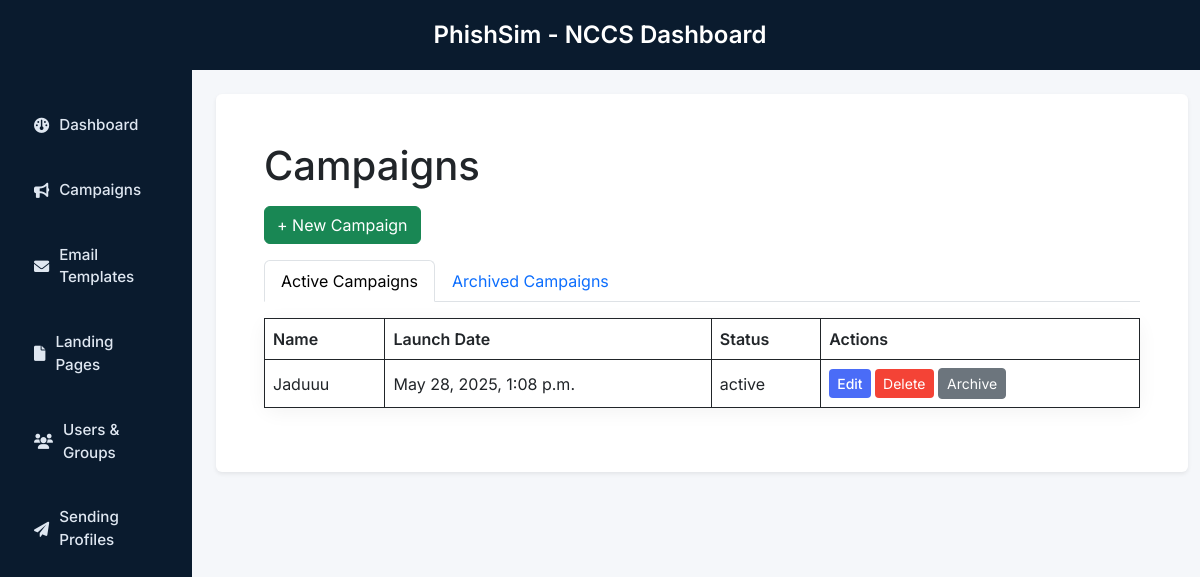
The page /campaigns/ (signed in) on the database as committed earlier.
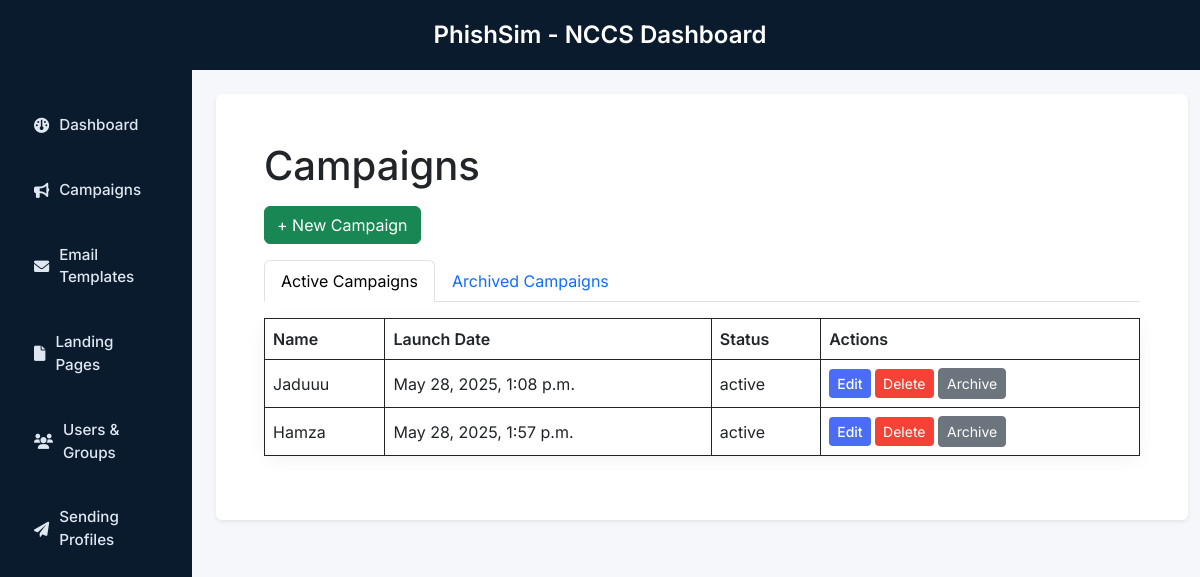
The same page on the database as committed later.
### core/models.py (models this page shows, shortened)
class Campaign(models.Model):
    STATUS_CHOICES = [
        ('draft', 'Draft'),
        ('active', 'Active'),
        ('archived', 'Archived'),
    ]
    user = models.ForeignKey(User, on_delete=models.CASCADE)
    name = models.CharField(max_length=100, blank=True, null=True)
    email_template = models.ForeignKey('EmailTemplate', on_delete=models.SET_NULL, null=True, blank=True)
    landing_page = models.ForeignKey('LandingPage', on_delete=models.SET_NULL, null=True, blank=True)
    url = models.URLField(blank=True, null=True)
    launch_date = models.DateTimeField(blank=True, null=True)
    send_emails_by = models.DateTimeField(blank=True, null=True)
    sending_profile = models.ForeignKey('SendingProfile', on_delete=models.SET_NULL, null=True, blank=True)
    groups = models.ManyToManyField('Group', blank=True)
    status = models.CharField(max_length=20, choices=STATUS_CHOICES, default='draft')
    fake_landing_page_url = models.CharField(max_length=255, blank=True, null=True)  # Store the fake URL

### core/views.py (the view)
# urls.py: path('campaigns/', views.campaign_list, name='campaign_list'),
def campaign_list(request):
    today = timezone.now()
    active_campaigns = Campaign.objects.filter(user=request.user)
    archived_campaigns = Campaign.objects.filter(status='archived')
    email_templates = EmailTemplate.objects.filter(user=request.user)
    landing_pages = LandingPage.objects.filter(user=request.user)
    sending_profiles = SendingProfile.objects.filter(user=request.user)
    groups = Group.objects.filter(user=request.user)
    if request.method == 'POST':
        form = CampaignForm(request.POST)
        if form.is_valid():
            campaign = form.save(commit=False)
            campaign.user = request.user  # Assign the logged-in user to the campaign
            if campaign.launch_date and campaign.launch_date <= today:
                campaign.status = 'active'
            else:
                campaign.status = 'draft'  # Set status as 'active' even if launch_date is in the future
            campaign.save()  # Save the campaign to the database
            form.save_m2m()
            campaign.send_emails()  # This will send the emails to the selected groups
            print(f"Campaign saved and emails sent for: {campaign.name}")
            return redirect('campaign_list')
        else:
            print("Form Errors:", form.errors)
    else:
        form = CampaignForm()
    return render(request, 'core/campaign_list.html', {
        'active_campaigns': active_campaigns,
        'archived_campaigns': archived_campaigns,
        'email_templates': email_templates,
        'landing_pages': landing_pages,
        'sending_profiles': sending_profiles,
        'groups': groups,
        'form': form,  # Pass the form to the template so it's available for modal submission
    })

### core/templates/core/campaign_list.html (shortened to what this page needs)
{% extends "core/base.html" %}
{% block content %}
<div class="container-fluid p-4">
    <h1 class="mb-3">Campaigns</h1>
    <button class="btn btn-success mb-3" data-bs-toggle="modal" data-bs-target="#newCampaignModal">+ New Campaign</button>
    <ul class="nav nav-tabs">
        <li class="nav-item">
            <a class="nav-link active" data-bs-toggle="tab" href="#active">Active Campaigns</a>
        </li>
        <li class="nav-item">
            <a class="nav-link" data-bs-toggle="tab" href="#archived">Archived Campaigns</a>
        </li>
    </ul>
    <div class="tab-content mt-3">
        <div id="active" class="tab-pane fade show active">
            <table class="table table-bordered">
             <thead>
                <tr>
                    <th>Name</th>
                    <th>Launch Date</th>
                    <th>Status</th>
                    <th>Actions</th>
                </tr>
            </thead>
            <tbody>
                {% for campaign in active_campaigns %}
                <tr>
                    <td>{{ campaign.name }}</td>
                    <td>{{ campaign.launch_date }}</td>
                    <td>{{ campaign.status }}</td>
                    <td>
                        <a href="{% url 'edit_campaign' campaign.id %}" class="btn btn-sm btn-primary">Edit</a>
                        <a href="{% url 'delete_campaign' campaign.id %}" class="btn btn-sm btn-danger">Delete</a>
                        <a href="{% url 'archive_campaign' campaign.id %}" class="btn btn-sm btn-secondary">Archive</a>
                    </td>
                </tr>
                {% endfor %}
            </tbody>
         </table>
        </div>
    </div>
{% endblock %}

Rows that differ between the two databases and show on the page:
added Campaign: name "Hamza", launch_date "May 28, 2025, 1:57 p.m.", status "active"
